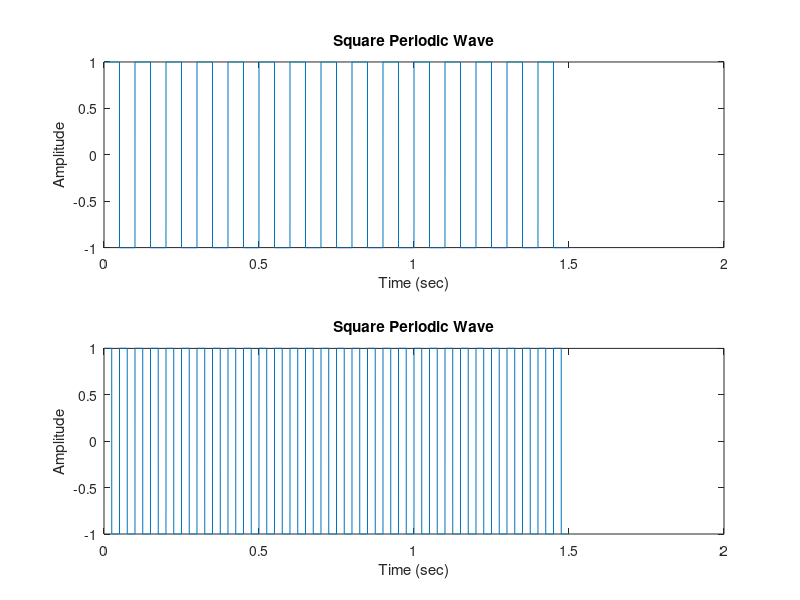
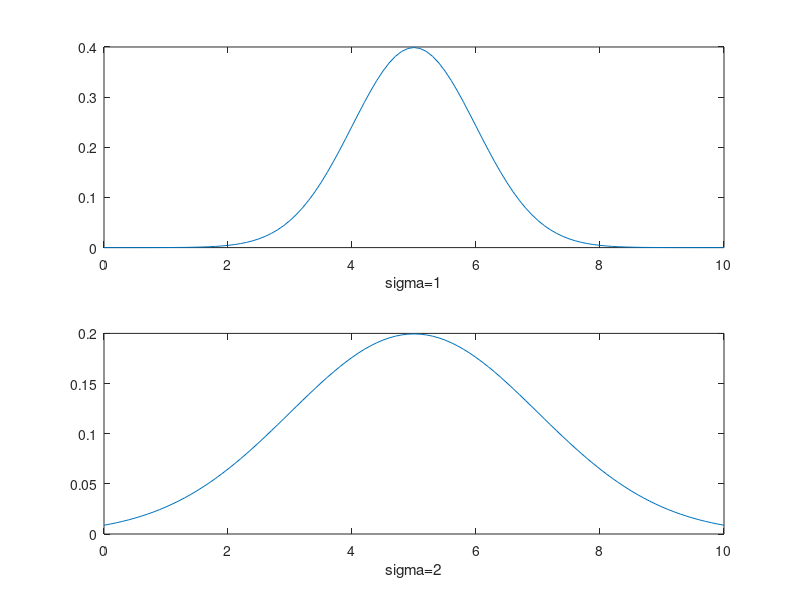
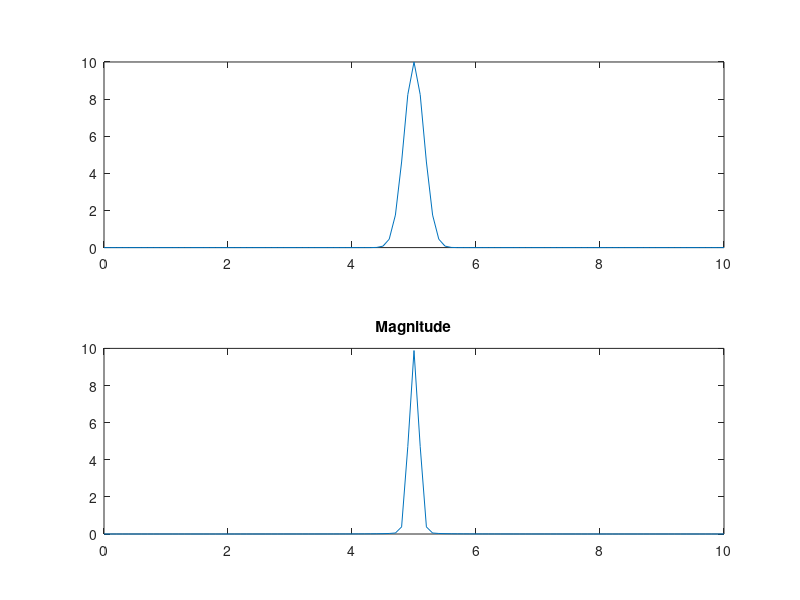

The MATLAB source for these figures, in order: (Note: this script raises an error after producing the figures.)
%% Homework 2 DFT #5 

fs = 10000;
t = 0:1/fs:1.5;
x1 = square(2*pi*10*t);
x2 = square(2*pi*20*t);
subplot(2,1,1)
plot(t,x1)
xlabel('Time (sec)')
ylabel('Amplitude') 
title('Square Periodic Wave')
subplot(2,1,2)
plot(t,x2)
xlabel('Time (sec)')
ylabel('Amplitude')
title('Square Periodic Wave')


m2=abs(fftshift(fft(x2)));
m1=abs(fftshift(fft(x1)));

figure;
subplot(2,1,1)
plot(t,m2)
subplot(2,1,2)
plot(t,m1)
title('Magnitude')

%% gaussians w sigma 1, 2 

x = 0:0.1:10;
y = normpdf(x,5,1);
subplot(2,1,1)
plot(x,y)
xlabel('sigma=1')

y2 = normpdf(x,5,2);
subplot(2,1,2)
plot(x,y2)
xlabel('sigma=2')

m1=abs(fftshift(fft(y)));
m2=abs(fftshift(fft(y2)));

figure;
subplot(2,1,1)
plot(x,m1)
subplot(2,1,2)
plot(x,m2)
title('Magnitude')


%% 2D DFT 
img1 = imread('dilbert1.jpg');
img2 = rgb2gray(imread('zebra1.jpg'));
img3 = rgb2gray(imread('zebra2.jpg'));
img4 = rgb2gray(imread('simpsons.jpg'));

img1=imresize(img1,[200,700]);
img2=imresize(img2,[550,700]);
img3=imresize(img3,[550,700]);
img4=imresize(img4,[550,700]);

subplot(1,2,1)
imagesc(img2); 

img1=img2; 
temp1 = zeros(size(img1)); 
f1 =  zeros(size(img1)); 
[n m]=size(img1); 
for i = (1:m)
    temp1(:,i) = fft(img1(:,i));
end

for j = (1:n)
    f1(j,:) = fft(temp1(j,:));
end
m1 = abs(f1);                               % Magnitude
p1 = unwrap(angle(f1));                     % Phase

subplot(1,2,2)
imagesc(img3);
img2=img3; 
temp2 = zeros(size(img2)); 
f2 =  zeros(size(img2)); 
[n m]=size(img2); 
for i = (1:m)
    temp2(:,i) = fft(img2(:,i));
end

for j = (1:n)
    f2(j,:) = fft(temp2(j,:));
end
m2 = abs(f2);                               % Magnitude
p2 = unwrap(angle(f2));                     % Phase

figure; plot(m2)

% m2 p1
img3=zeros(n,m); 
temp3 = zeros(size(img1)); 
for i = (1:m)
    temp3(:,i) = ifft(m2(:,i));
end
for j = (1:n)
    f3(j,:) = ifft(temp3(j,:));
end

temp4 = zeros(size(img1)); 
for i = (1:m)
    temp4(:,i) = ifft(p1(:,i));
end
for j = (1:n)
    f4(j,:) = ifft(temp4(j,:));
end

% plot(abs(f3));
% imagesc(abs(f3));
imshow(abs(f3));

